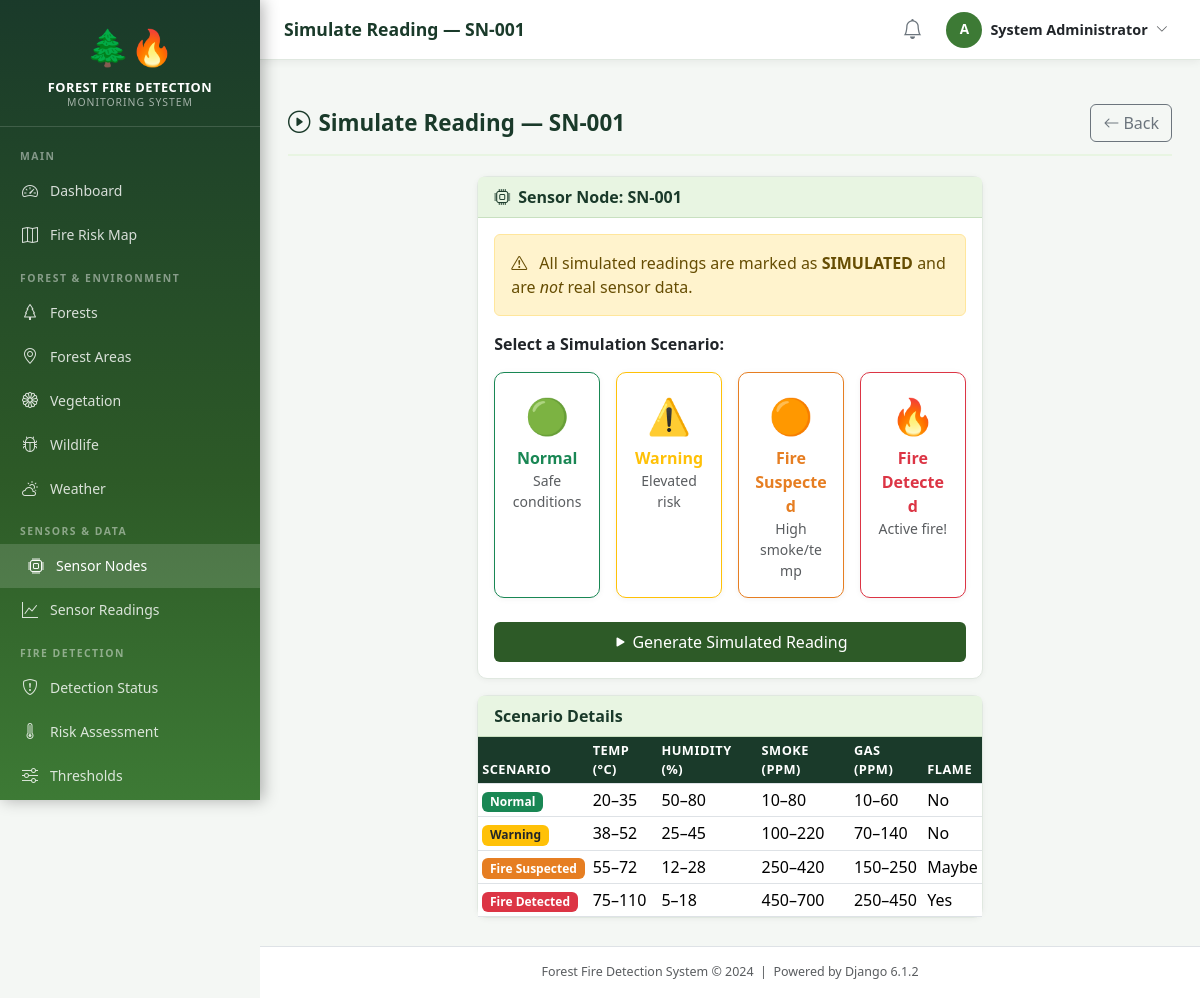
The page /sensors/1/simulate/ (signed in) on the database its author committed.
### accounts/models.py (models this page shows, shortened)
class CustomUser(AbstractUser):
    ROLE_CHOICES = [
        ('administrator', 'Administrator'),
        ('forest_officer', 'Forest Officer'),
        ('fire_department', 'Fire Department'),
        ('local_authority', 'Local Authority'),
    ]
    role = models.CharField(max_length=20, choices=ROLE_CHOICES, default='forest_officer')
    phone_number = models.CharField(max_length=15, blank=True)
    department = models.CharField(max_length=100, blank=True)
    employee_id = models.CharField(max_length=20, blank=True)
    profile_picture = models.ImageField(upload_to='profiles/', blank=True, null=True)
    is_active = models.BooleanField(default=True)
    created_at = models.DateTimeField(auto_now_add=True)
    updated_at = models.DateTimeField(auto_now=True)
    @property
    def is_admin(self):
        return self.role == 'administrator' or self.is_superuser
    class Meta:
        verbose_name = 'User'
        verbose_name_plural = 'Users'

### sensors/models.py (models this page shows, shortened)
class SensorNode(models.Model):
    STATUS_CHOICES = [
        ('active', 'Active'),
        ('inactive', 'Inactive'),
        ('maintenance', 'Under Maintenance'),
        ('faulty', 'Faulty'),
    ]
    node_id = models.CharField(max_length=50, unique=True)
    name = models.CharField(max_length=200)
    forest_area = models.ForeignKey(ForestArea, on_delete=models.SET_NULL, null=True,
                                    related_name='sensor_nodes')
    latitude = models.DecimalField(max_digits=10, decimal_places=7, null=True, blank=True)
    longitude = models.DecimalField(max_digits=10, decimal_places=7, null=True, blank=True)
    altitude_m = models.DecimalField(max_digits=7, decimal_places=2, null=True, blank=True)
    status = models.CharField(max_length=20, choices=STATUS_CHOICES, default='active')
    installed_at = models.DateTimeField(default=timezone.now)
    last_seen = models.DateTimeField(null=True, blank=True)
    battery_level = models.PositiveSmallIntegerField(null=True, blank=True, help_text='0-100 %')
    notes = models.TextField(blank=True)
    is_simulated = models.BooleanField(default=False,
                                        help_text='True if this is a simulated/demo node')
    class Meta:
        ordering = ['node_id']

### sensors/views.py (the view, shortened to what this page needs)
# urls.py: path('<int:pk>/simulate/', views.simulate_reading, name='simulate_reading'),
@login_required
def simulate_reading(request, pk):
    node = get_object_or_404(SensorNode, pk=pk)
    return render(request, 'sensors/simulate_form.html',
                  {'node': node, 'title': f'Simulate Reading — {node.node_id}'})

### core/context_processors.py (called while the page is built)
def alert_context(request):
    if request.user.is_authenticated:
        try:
            count = Alert.objects.filter(status='active').count()
        except Exception:
            count = 0
        return {'active_alert_count': count}
    return {'active_alert_count': 0}

### templates/sensors/simulate_form.html (shortened to what this page needs)
{% extends 'base.html' %}
{% block content %}
<div class="section-header">
  <h1 class="section-title"><i class="bi bi-play-circle me-2"></i>{{ title }}</h1>
  <a href="{% url 'sensors:node_detail' node.pk %}" class="btn btn-outline-secondary"><i class="bi bi-arrow-left me-1"></i>Back</a>
</div>
<div class="row justify-content-center">
  <div class="col-md-7">
    <div class="card">
      <div class="card-header fw-semibold"><i class="bi bi-cpu me-2"></i>Sensor Node: {{ node.node_id }}</div>
      <div class="card-body">
        <div class="alert alert-warning">
          <i class="bi bi-exclamation-triangle me-2"></i>
          All simulated readings are marked as <strong>SIMULATED</strong> and are <em>not</em> real sensor data.
        </div>
        <form method="post">
          <p class="fw-semibold mb-3">Select a Simulation Scenario:</p>
          <div class="row g-3 mb-4">
            <div class="col-6 col-md-3">
              <label for="s_normal" class="w-100 h-100" style="cursor:pointer;">
                <div class="card border-success text-center p-3 h-100 scenario-card" onclick="selectScenario('s_normal', this)">
                  <div style="font-size:2.2rem;">&#x1F7E2;</div>
                  <div class="fw-semibold text-success mt-1">Normal</div>
                  <small class="text-muted">Safe conditions</small>
                </div>
              </label>
            </div>
            <div class="col-6 col-md-3">
              <label for="s_warning" class="w-100 h-100" style="cursor:pointer;">
                <div class="card border-warning text-center p-3 h-100 scenario-card" onclick="selectScenario('s_warning', this)">
                  <div style="font-size:2.2rem;">&#x26A0;&#xFE0F;</div>
                  <div class="fw-semibold text-warning mt-1">Warning</div>
                  <small class="text-muted">Elevated risk</small>
                </div>
              </label>
            </div>
            <div class="col-6 col-md-3">
              <label for="s_fire_suspected" class="w-100 h-100" style="cursor:pointer;">
                <div class="card border-orange text-center p-3 h-100 scenario-card" onclick="selectScenario('s_fire_suspected', this)" style="border-color:#e67e22!important;">
                  <div style="font-size:2.2rem;">&#x1F7E0;</div>
                  <div class="fw-semibold mt-1" style="color:#e67e22;">Fire Suspected</div>
                  <small class="text-muted">High smoke/temp</small>
                </div>
              </label>
            </div>
            <div class="col-6 col-md-3">
              <label for="s_fire_detected" class="w-100 h-100" style="cursor:pointer;">
                <div class="card border-danger text-center p-3 h-100 scenario-card" onclick="selectScenario('s_fire_detected', this)">
                  <div style="font-size:2.2rem;">&#x1F525;</div>
                  <div class="fw-semibold text-danger mt-1">Fire Detected</div>
                  <small class="text-muted">Active fire!</small>
                </div>
              </label>
            </div>
          </div>
          <button type="submit" class="btn btn-forest w-100 py-2">
            <i class="bi bi-play-fill me-1"></i>Generate Simulated Reading
          </button>
        </form>
      </div>
    </div>
    <div class="card mt-3">
      <div class="card-header">Scenario Details</div>
      <div class="table-responsive">
        <table class="table table-sm mb-0">
          <thead class="table-forest"><tr><th>Scenario</th><th>Temp (°C)</th><th>Humidity (%)</th><th>Smoke (ppm)</th><th>Gas (ppm)</th><th>Flame</th></tr></thead>
          <tbody>
            <tr><td><span class="badge bg-success">Normal</span></td><td>20–35</td><td>50–80</td><td>10–80</td><td>10–60</td><td>No</td></tr>
            <tr><td><span class="badge bg-warning text-dark">Warning</span></td><td>38–52</td><td>25–45</td><td>100–220</td><td>70–140</td><td>No</td></tr>
            <tr><td><span class="badge" style="background:#e67e22;">Fire Suspected</span></td><td>55–72</td><td>12–28</td><td>250–420</td><td>150–250</td><td>Maybe</td></tr>
            <tr><td><span class="badge bg-danger">Fire Detected</span></td><td>75–110</td><td>5–18</td><td>450–700</td><td>250–450</td><td>Yes</td></tr>
          </tbody>
        </table>
      </div>
    </div>
  </div>
</div>
{% endblock %}

### templates/base.html (shortened to what this page needs)
{% load static %}
<!DOCTYPE html>
<html lang="en">
<head>
    <link href="https://cdn.jsdelivr.net/npm/bootstrap@5.3.2/dist/css/bootstrap.min.css" rel="stylesheet">
    <link href="https://cdn.jsdelivr.net/npm/bootstrap-icons@1.11.3/font/bootstrap-icons.min.css" rel="stylesheet">
    <link rel="stylesheet" href="https://unpkg.com/leaflet@1.9.4/dist/leaflet.css">
    <link rel="stylesheet" href="{% static 'css/main.css' %}">
</head>
<body>
<nav class="sidebar" id="mainSidebar">
    <div class="sidebar-brand">
        <span class="brand-icon">🌲🔥</span>
        <div class="brand-title">Forest Fire Detection</div>
        <div class="brand-subtitle">Monitoring System</div>
    </div>
    <ul class="nav flex-column py-2">
        <li class="nav-section-label">Main</li>
        <li class="nav-item">
            <a class="nav-link" href="{% url 'dashboard:home' %}">
                <span class="icon"><i class="bi bi-speedometer2"></i></span> Dashboard
            </a>
        </li>
        <li class="nav-item">
            <a class="nav-link" href="{% url 'dashboard:fire_risk_map' %}">
                <span class="icon"><i class="bi bi-map"></i></span> Fire Risk Map
            </a>
        </li>
        <li class="nav-section-label">Forest & Environment</li>
        <li class="nav-item">
            <a class="nav-link" href="{% url 'forest_env:forest_list' %}">
                <span class="icon"><i class="bi bi-tree"></i></span> Forests
            </a>
        </li>
        <li class="nav-item">
            <a class="nav-link" href="{% url 'forest_env:area_list' %}">
                <span class="icon"><i class="bi bi-geo-alt"></i></span> Forest Areas
            </a>
        </li>
        <li class="nav-item">
            <a class="nav-link" href="{% url 'forest_env:vegetation_list' %}">
                <span class="icon"><i class="bi bi-flower1"></i></span> Vegetation
            </a>
        </li>
        <li class="nav-item">
            <a class="nav-link" href="{% url 'forest_env:wildlife_list' %}">
                <span class="icon"><i class="bi bi-bug"></i></span> Wildlife
            </a>
        </li>
        <li class="nav-item">
            <a class="nav-link" href="{% url 'forest_env:weather_list' %}">
                <span class="icon"><i class="bi bi-cloud-sun"></i></span> Weather
            </a>
        </li>
        <li class="nav-section-label">Sensors & Data</li>
        <li class="nav-item">
            <a class="nav-link" href="{% url 'sensors:node_list' %}">
                <span class="icon"><i class="bi bi-cpu"></i></span> Sensor Nodes
            </a>
        </li>
        <li class="nav-item">
            <a class="nav-link" href="{% url 'sensors:reading_list' %}">
                <span class="icon"><i class="bi bi-graph-up"></i></span> Sensor Readings
            </a>
        </li>
        <li class="nav-section-label">Fire Detection</li>
        <li class="nav-item">
            <a class="nav-link" href="{% url 'detection:status' %}">
                <span class="icon"><i class="bi bi-shield-exclamation"></i></span> Detection Status
            </a>
        </li>
        <li class="nav-item">
            <a class="nav-link" href="{% url 'detection:risk_dashboard' %}">
                <span class="icon"><i class="bi bi-thermometer-high"></i></span> Risk Assessment
            </a>
        </li>
        <li class="nav-item">
            <a class="nav-link" href="{% url 'detection:threshold_list' %}">
                <span class="icon"><i class="bi bi-sliders"></i></span> Thresholds
            </a>
        </li>
        <li class="nav-section-label">Alerts & Notifications</li>
    </ul>
</nav>
<div class="main-content">
    <div class="top-navbar">
        <div class="d-flex align-items-center gap-3">
            <span class="page-title-nav">{% block page_title %}{{ title|default:"Dashboard" }}{% endblock %}</span>
        </div>
        <div class="d-flex align-items-center gap-3">
            <a href="{% url 'alerts:alert_list' %}" class="position-relative text-secondary">
                <i class="bi bi-bell fs-5"></i>
            </a>
            <div class="dropdown">
                <button class="btn btn-sm d-flex align-items-center gap-2 border-0 bg-transparent"
                        data-bs-toggle="dropdown">
                    <div class="user-avatar">{{ user.username|first|upper }}</div>
                    <span class="d-none d-sm-inline text-dark fw-semibold" style="font-size:0.9rem;">
                        {{ user.get_full_name|default:user.username }}
                    </span>
                    <i class="bi bi-chevron-down small text-muted"></i>
                </button>
            </div>
        </div>
    </div>
    <div class="px-4 pt-3">
    </div>
    <div class="content-area">
        {% block content %}{% endblock %}
    </div>
    <footer class="text-center py-3 text-muted border-top bg-white" style="font-size:0.78rem;">
        Forest Fire Detection System &copy; 2024 &nbsp;|&nbsp; Powered by Django 6.1.2
    </footer>
</div>
</body>
</html>

### static/css/main.css (style rules this page uses)
:root { --forest-dark: #1a3a2a; --forest-green: #2d5a27; --forest-mid: #3d7a35; --forest-light: #5a9e4e; --forest-pale: #e8f5e2; --fire-red: #c0392b; --fire-orange: #e67e22; --fire-yellow: #f39c12; --warning-amber: #f0ad4e; --text-dark: #1a2a1a; --sidebar-width: 260px; --header-height: 60px; }
body { font-family: 'Segoe UI', system-ui, -apple-system, sans-serif; background-color: #f4f7f4; color: var(--text-dark); margin: 0; padding: 0; }
a { text-decoration: none; }
.sidebar { position: fixed; top: 0; left: 0; width: var(--sidebar-width); height: 100vh; background: linear-gradient(180deg, var(--forest-dark) 0%, var(--forest-green) 60%, var(--forest-mid) 100%); z-index: 1000; overflow-y: auto; transition: transform 0.3s ease; box-shadow: 3px 0 15px rgba(0,0,0,0.3); }
.sidebar-brand { padding: 20px 20px 15px; border-bottom: 1px solid rgba(255,255,255,0.15); text-align: center; }
.sidebar-brand .brand-icon { font-size: 2.2rem; display: block; margin-bottom: 6px; }
.sidebar-brand .brand-title { color: #fff; font-size: 0.8rem; font-weight: 700; letter-spacing: 0.5px; line-height: 1.3; text-transform: uppercase; }
.sidebar-brand .brand-subtitle { color: rgba(255,255,255,0.6); font-size: 0.65rem; letter-spacing: 1px; text-transform: uppercase; }
.nav-section-label { padding: 14px 20px 4px; color: rgba(255,255,255,0.45); font-size: 0.65rem; font-weight: 700; letter-spacing: 1.5px; text-transform: uppercase; }
.sidebar .nav-link { color: rgba(255,255,255,0.82); padding: 10px 20px; border-radius: 0; font-size: 0.875rem; display: flex; align-items: center; gap: 10px; transition: all 0.2s; }
.sidebar .nav-link:hover, .sidebar .nav-link.active { background: rgba(255,255,255,0.15); color: #fff; padding-left: 26px; }
.sidebar .nav-link .icon { width: 20px; text-align: center; font-size: 1rem; }
.main-content { margin-left: var(--sidebar-width); min-height: 100vh; display: flex; flex-direction: column; }
.top-navbar { background: #fff; border-bottom: 1px solid #e0e8e0; height: var(--header-height); display: flex; align-items: center; padding: 0 24px; position: sticky; top: 0; z-index: 999; box-shadow: 0 2px 8px rgba(0,0,0,0.06); justify-content: space-between; }
.page-title-nav { font-size: 1.1rem; font-weight: 600; color: var(--forest-dark); }
.user-avatar { width: 36px; height: 36px; border-radius: 50%; background: var(--forest-mid); color: #fff; display: flex; align-items: center; justify-content: center; font-weight: 700; font-size: 0.85rem; }
.content-area { padding: 28px; flex: 1; }
.table-forest th { background-color: var(--forest-dark); color: #fff; font-size: 0.8rem; text-transform: uppercase; letter-spacing: 0.5px; font-weight: 600; }
.card { border: 1px solid #e0e8e0; border-radius: 10px; box-shadow: 0 1px 6px rgba(0,0,0,0.05); }
.card-header { background-color: var(--forest-pale); border-bottom: 1px solid #c8e0c0; font-weight: 600; color: var(--forest-dark); }
.btn-forest { background-color: var(--forest-green); color: #fff; border: none; }
.section-header { display: flex; align-items: center; justify-content: space-between; margin-bottom: 20px; padding-bottom: 12px; border-bottom: 2px solid var(--forest-pale); }
.section-title { font-size: 1.4rem; font-weight: 700; color: var(--forest-dark); margin: 0; }

### rows shown on the page
CustomUser: username|first "A", get_full_name "System Administrator"
SensorNode: node_id "SN-001"

### other values the page prints
{{ title|default:"Dashboard" }} "Simulate Reading — SN-001"
{{ title }} "Simulate Reading — SN-001"
